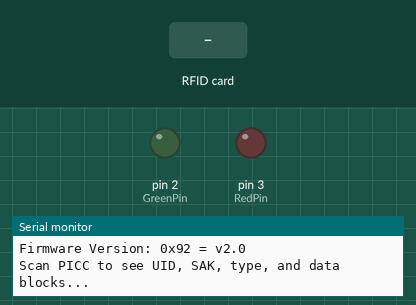
This sketch was run on a simulated Arduino Uno, built with avr-gcc and run on an emulated ATmega328P. On the bench: output pins drawn as LEDs (lit = HIGH), the last lines printed to the serial monitor. Inputs (shaded band) come from the test bench. EEPROM starts erased; the modem accepts every AT command (registered, SIM ready, sends succeed) and sends nothing else; pins used as bus, display or sensor lines are not drawn.

Above: at 1.3 s.
1.4 s: RFID card 13 4C 10 F5 held to the reader
At 2.7 s:
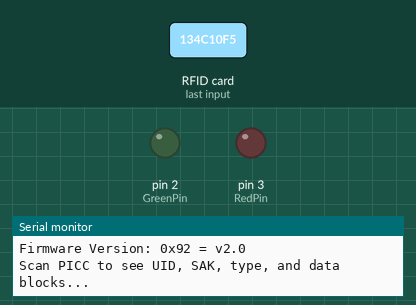
3.0 s: RFID card 5E 7A 19 C4 held to the reader
At 5.33 s:
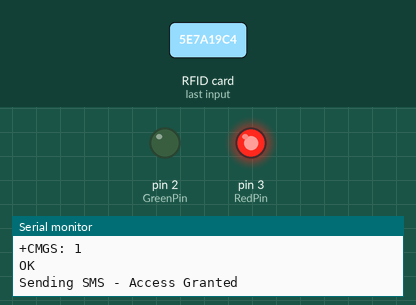
Timing chart, 0 to 6.9 s (numbered marks = the images above; inputs shaded):
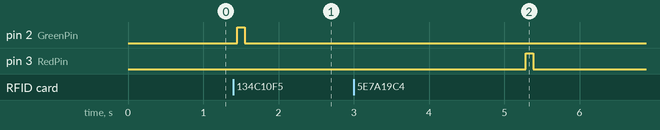

Measured:
- after the input at 1.4 s, pin 2 (GreenPin): LOW → HIGH after 0.05 s, → LOW 0.10 s later
- after the input at 3.0 s, pin 3 (RedPin): LOW → HIGH after 2.3 s, → LOW 0.10 s later

The sketch:

arrayofuid.ino
```cpp
#include <SPI.h>
#include <MFRC522.h>
#include <SoftwareSerial.h>
#include <EEPROM.h>

#define RST_PIN         9
#define SS_PIN          10

MFRC522 mfrc522(SS_PIN, RST_PIN);
//byte accessUID[4] = {0x13, 0x4C, 0x10, 0xF5};
byte accessUID[][4] = {
  {0x13, 0x4C, 0x10, 0xF5},  // Existing UID 0x13
  {0xF3, 0x5B, 0x31, 0xFC}   // New UID
};
int numOfUIDs = sizeof(accessUID) / sizeof(accessUID[0]);  // Number of UID values
int GreenPin = 2;
int RedPin = 3;
//int buzzerPin = 4;
int accessLimit = 100;  // Number of accesses allowed per day

SoftwareSerial mySerial(9, 10);  // RX, TX for GSM module

unsigned long lastAccessMillis = 0;
const long dayInterval = 86400000;  // One day in milliseconds

void setup() {
  pinMode(GreenPin, OUTPUT);
  pinMode(RedPin, OUTPUT);
  //pinMode(buzzerPin, OUTPUT);
  digitalWrite(RedPin, LOW);
  digitalWrite(GreenPin, LOW);

  Serial.begin(9600);
  while (!Serial);

  SPI.begin();
  mfrc522.PCD_Init();
  delay(4);
  mfrc522.PCD_DumpVersionToSerial();
  Serial.println(F("Scan PICC to see UID, SAK, type, and data blocks..."));

  mySerial.begin(9600);
  delay(50);

  // Initialize EEPROM
  if (EEPROM.read(0) == 255) {
    EEPROM.write(0, 0);  // Initialize access count to 0
  }
}

void sendSMS(String message) {
  mySerial.println("AT+CMGF=1");
  delay(1000);

  mySerial.println("AT+CMGS=\"+919688113385\"\r");
  delay(1000);

  mySerial.print(message);
  delay(500);

  mySerial.write((char)26); // Ctrl+Z to send the message
  delay(1000);

  // Wait for response from GSM module
  unsigned long timeout = millis();
  while (!mySerial.available() && millis() - timeout < 5000) {
    // Wait for response or timeout after 5 seconds
  }

  // Read response from GSM module
  while (mySerial.available()) {
    Serial.write(mySerial.read());
  }

  delay(100); // Delay for stability
}

void updateAccessCount() {
  unsigned long currentMillis = millis();  // Get the current time

  // Check if a new day has started
  if (currentMillis - lastAccessMillis >= dayInterval) {
    EEPROM.write(0, 0);  // Reset the access count for the new day
    lastAccessMillis = currentMillis;  // Update lastAccessMillis
  }

  // Read the access count from EEPROM
  int accessCount = EEPROM.read(0);

  // Increment the access count
  accessCount++;

  // Write the updated access count to EEPROM
  EEPROM.write(0, accessCount);
}


bool isCardValid() {
  // Read access count from EEPROM
  int accessCount = EEPROM.read(0);

  // Check if access count is less than the access limit
  return accessCount < accessLimit;
}


void accessGrantedAction() {
  bool cardValid = isCardValid();  // Check if the card is valid

  if (cardValid) {
    //Serial.println("Access Granted");
    updateAccessCount();  // Update the access count in EEPROM


    digitalWrite(GreenPin, HIGH);
    //tone(buzzerPin, 1000, 200);
    delay(100);
    digitalWrite(GreenPin, LOW);
    //noTone(buzzerPin);
    sendSMS("Name:Sowmiya \n Access:Granted \n "); // Send SMS for Access Granted
    Serial.println("Sending SMS - Access Granted");
  } else {
    Serial.println("Card limit exceeded - Access Denied");
    accessDeniedAction();  // Implement access denied action
  }
}


void accessDeniedAction() {
  //Serial.println("Access Denied");

  // Send SMS for Access Denied

  digitalWrite(RedPin, HIGH);
  //digitalWrite(buzzerPin, HIGH);
  //tone(buzzerPin, 800, 1000);
  delay(100);
  digitalWrite(RedPin, LOW);
  //noTone(buzzerPin);
  sendSMS("Access Denied");
  Serial.println("Sending SMS - Access Denied");


 // digitalWrite(buzzerPin, LOW);
}

void loop() {
  delay(50);
  if (!mfrc522.PICC_IsNewCardPresent()) {
    return;
  }
  if (!mfrc522.PICC_ReadCardSerial()) {
    return;
  }
    bool accessGranted = false;

  // Loop through all stored UID values
  for (int i = 0; i < numOfUIDs; i++) {
    if (memcmp(mfrc522.uid.uidByte, accessUID[i], 4) == 0) {
      accessGranted = true;
      break;  // Exit the loop if a matching UID is found
    }
  }

  if (accessGranted) {
    accessGrantedAction();
  } else {
    accessDeniedAction();
  }

 /* if (mfrc522.uid.uidByte[0] == accessUID[0] && mfrc522.uid.uidByte[1] == accessUID[1] && mfrc522.uid.uidByte[2] == accessUID[2] && mfrc522.uid.uidByte[3] == accessUID[3]) {
    accessGrantedAction();
  } else {
    accessDeniedAction();
  }*/

  mfrc522.PICC_HaltA();
}
```
